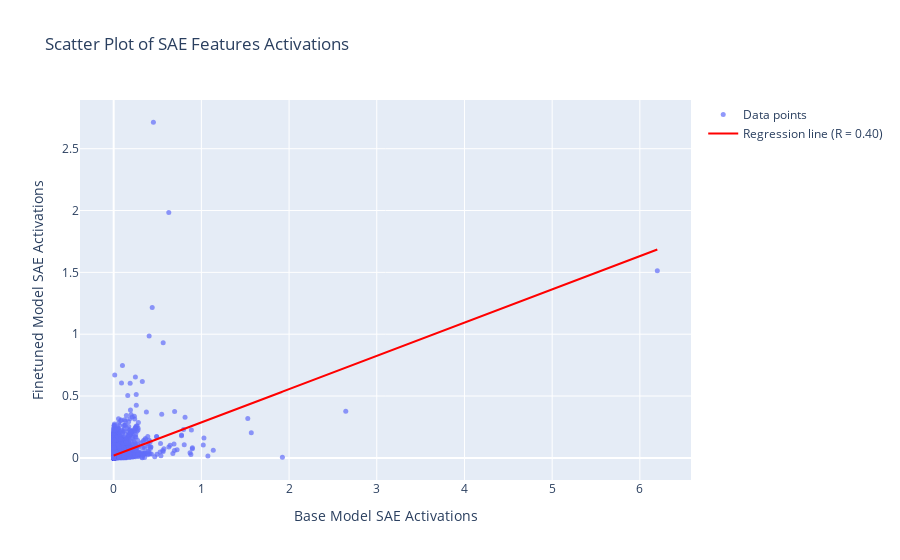

Notebook source saved alongside this figure:
### Code cell
import plotly.graph_objs as go
from scipy.stats import linregress

# Convert tensors to NumPy arrays for compatibility with other libraries
base_feature_acts_np = base_feature_acts.cpu().numpy()
finetune_feature_acts_np = finetune_feature_acts.cpu().numpy()

# Perform linear regression
slope, intercept, r_value, p_value, std_err = linregress(base_feature_acts_np, finetune_feature_acts_np)

# Define the regression line
regression_line = slope * base_feature_acts_np + intercept

# Create scatter plot
scatter_trace = go.Scatter(
    x=base_feature_acts_np,
    y=finetune_feature_acts_np,
    mode='markers',
    name='Data points',
    marker=dict(size=5, opacity=0.7)
)

# Create the regression line plot
line_trace = go.Scatter(
    x=base_feature_acts_np,
    y=regression_line,
    mode='lines',
    name=f'Regression line (R = {r_value:.2f})',
    line=dict(color='red')
)

# Set up the layout
layout = go.Layout(
    title='Scatter Plot of SAE Features Activations',
    xaxis=dict(title='Base Model SAE Activations'),
    yaxis=dict(title='Finetuned Model SAE Activations'),
    showlegend=True
)

# Combine the traces into a figure
fig = go.Figure(data=[scatter_trace, line_trace], layout=layout)

# Show the plot
fig.show()

# Print correlation coefficient
print(f"Correlation coefficient (R): {r_value:.4f}")

### Figure 1 — Plotly figure (JSON) as saved in the notebook; plotly's stock layout.template omitted (floating-point values rounded to 4 significant figures; data arrays with more than 128 entries replaced by an {"elided": "..."} marker saying what was removed)
{"data": [{"marker": {"opacity": 0.7, "size": 5}, "mode": "markers", "name": "Data points", "type": "scatter", "x": {"elided": "16384 float values"}, "y": {"elided": "16384 float values"}}, {"line": {"color": "red"}, "mode": "lines", "name": "Regression line (R = 0.40)", "type": "scatter", "x": {"elided": "16384 float values"}, "y": {"elided": "16384 float values"}}], "layout": {"autosize": true, "showlegend": true, "title": {"text": "Scatter Plot of SAE Features Activations"}, "xaxis": {"autorange": true, "range": [-0.3776, 6.577], "title": {"text": "Base Model SAE Activations"}, "type": "linear"}, "yaxis": {"autorange": true, "range": [-0.2113, 2.926], "title": {"text": "Finetuned Model SAE Activations"}, "type": "linear"}}}
